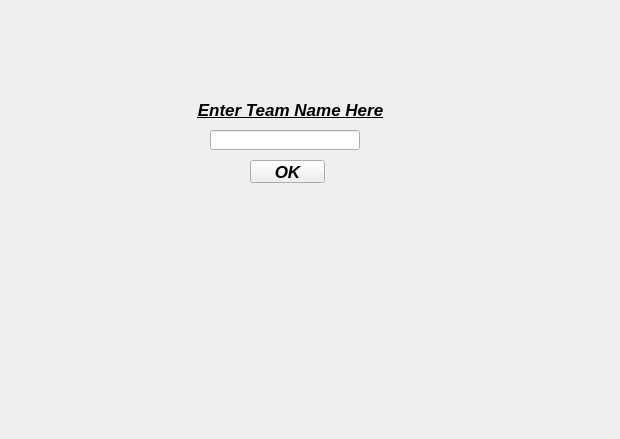
<?xml version="1.0" encoding="UTF-8"?>
<ui version="4.0">
 <class>Form</class>
 <widget class="QWidget" name="Form">
  <property name="geometry">
   <rect>
    <x>0</x>
    <y>0</y>
    <width>620</width>
    <height>439</height>
   </rect>
  </property>
  <property name="font">
   <font>
    <pointsize>13</pointsize>
    <weight>75</weight>
    <italic>true</italic>
    <bold>true</bold>
   </font>
  </property>
  <property name="windowTitle">
   <string>Form</string>
  </property>
  <widget class="QLineEdit" name="lineEdit">
   <property name="geometry">
    <rect>
     <x>210</x>
     <y>130</y>
     <width>150</width>
     <height>20</height>
    </rect>
   </property>
   <property name="alignment">
    <set>Qt::AlignCenter</set>
   </property>
  </widget>
  <widget class="QPushButton" name="pushButton">
   <property name="geometry">
    <rect>
     <x>250</x>
     <y>160</y>
     <width>75</width>
     <height>23</height>
    </rect>
   </property>
   <property name="font">
    <font>
     <weight>75</weight>
     <italic>true</italic>
     <bold>true</bold>
    </font>
   </property>
   <property name="text">
    <string>OK</string>
   </property>
  </widget>
  <widget class="QLabel" name="label">
   <property name="geometry">
    <rect>
     <x>170</x>
     <y>100</y>
     <width>241</width>
     <height>20</height>
    </rect>
   </property>
   <property name="font">
    <font>
     <underline>true</underline>
    </font>
   </property>
   <property name="text">
    <string>Enter Team Name Here</string>
   </property>
   <property name="alignment">
    <set>Qt::AlignCenter</set>
   </property>
  </widget>
 </widget>
 <resources/>
 <connections/>
</ui>
